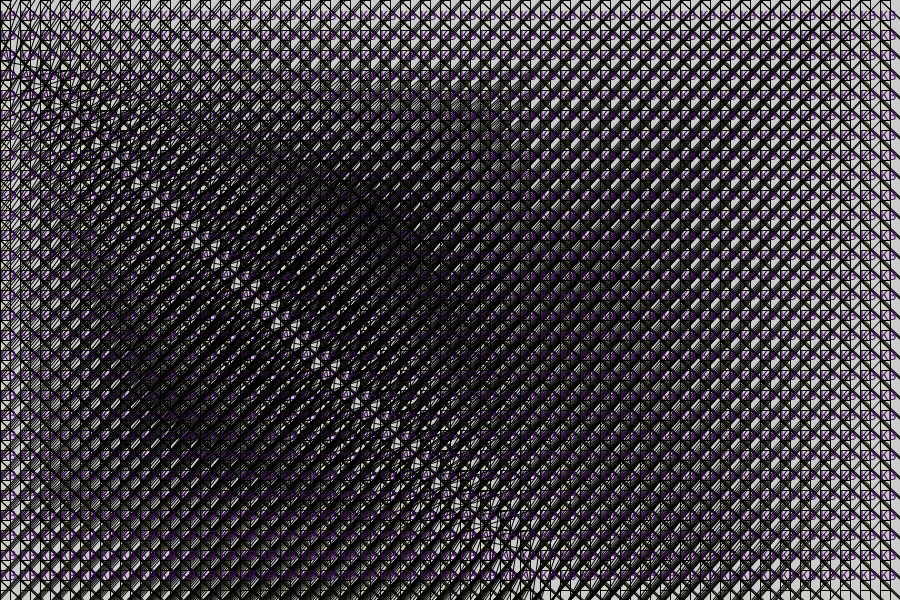
Frame 1 (no input)
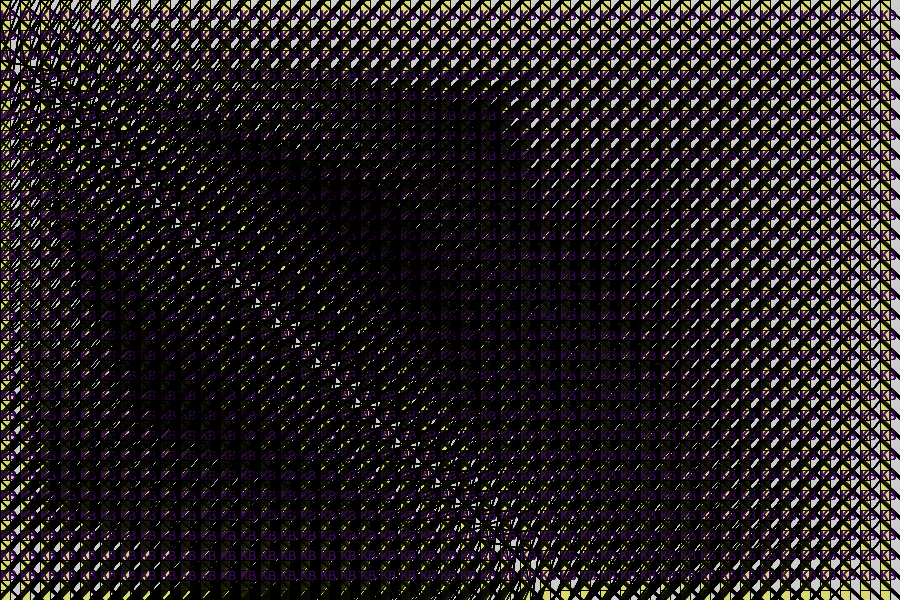
Frame 60 (the mouse pressed at the canvas centre just before this capture)
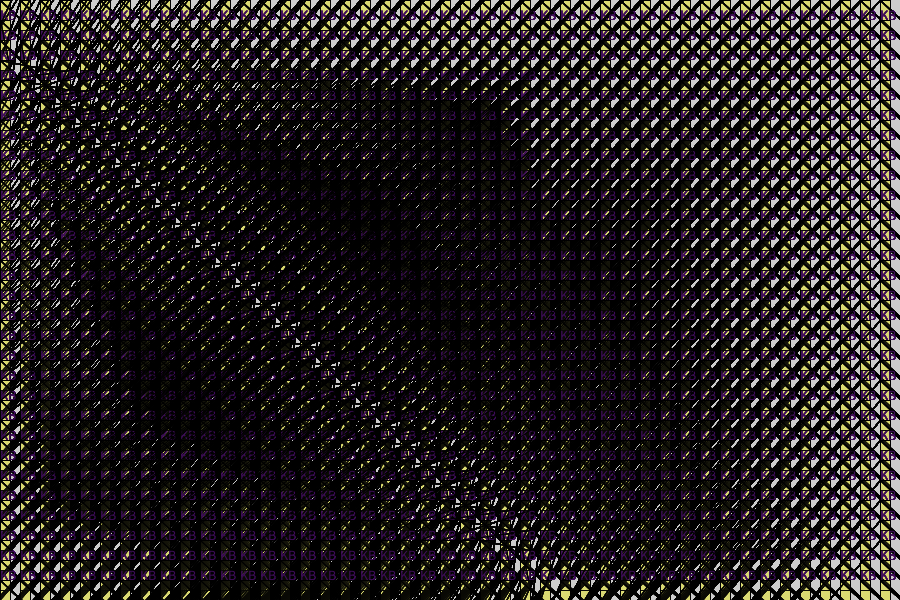
Frame 120 (the mouse held since frame 60 and released just before this capture)

The Processing sketch that drew these frames (run headless with seeded random() and noise(); from frame 60 on, the mouse is pressed at the canvas centre):

// Processing sketch: processing_26761
// ── processing_26761.pde

void setup() {
  size(900,600);
}

void draw(){
  for(int i=0; i<600; i = i+20){
    for(int j=0; j<900; j = j+20){
  
line(j,i-40,i-50,j+70);      
  fill(234,240,111,10);
  rect(j,i,10,30);
    
 textSize(14);
  fill(62,12,90);
  text("KB",j,i);
  
  stroke(0);
  line(j,i,j+50,i+46);
  line(j,i,j+24,i+23);
    }
}
}
